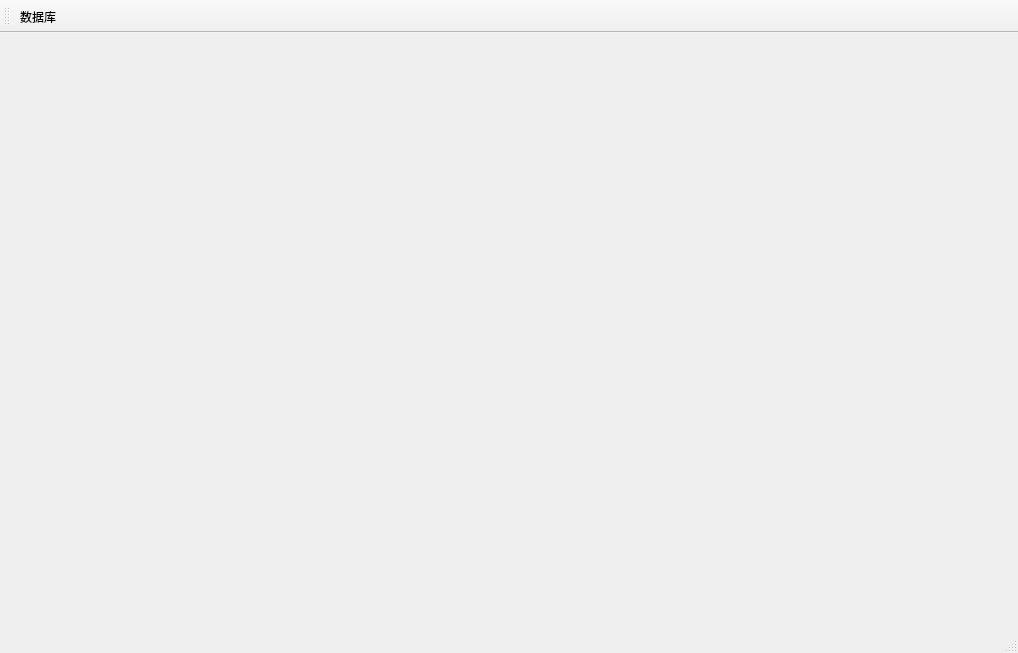
<?xml version="1.0" encoding="UTF-8"?>
<ui version="4.0">
 <class>MainWindow</class>
 <widget class="QMainWindow" name="MainWindow">
  <property name="geometry">
   <rect>
    <x>0</x>
    <y>0</y>
    <width>1018</width>
    <height>653</height>
   </rect>
  </property>
  <property name="windowTitle">
   <string>MainWindow</string>
  </property>
  <widget class="QWidget" name="centralWidget">
   <property name="styleSheet">
    <string notr="true"/>
   </property>
   <layout class="QHBoxLayout" name="horizontalLayout" stretch="0,3">
    <item>
     <layout class="QGridLayout" name="gridLayout_2" columnstretch="0"/>
    </item>
    <item>
     <layout class="QGridLayout" name="gridLayout">
      <item row="1" column="0">
       <spacer name="horizontalSpacer">
        <property name="orientation">
         <enum>Qt::Horizontal</enum>
        </property>
        <property name="sizeHint" stdset="0">
         <size>
          <width>40</width>
          <height>20</height>
         </size>
        </property>
       </spacer>
      </item>
     </layout>
    </item>
   </layout>
  </widget>
  <widget class="QMenuBar" name="menuBar">
   <property name="geometry">
    <rect>
     <x>0</x>
     <y>0</y>
     <width>1018</width>
     <height>17</height>
    </rect>
   </property>
  </widget>
  <widget class="QStatusBar" name="statusBar"/>
  <widget class="QToolBar" name="toolBar">
   <property name="windowTitle">
    <string>toolBar</string>
   </property>
   <property name="layoutDirection">
    <enum>Qt::LeftToRight</enum>
   </property>
   <property name="allowedAreas">
    <set>Qt::AllToolBarAreas</set>
   </property>
   <property name="toolButtonStyle">
    <enum>Qt::ToolButtonIconOnly</enum>
   </property>
   <attribute name="toolBarArea">
    <enum>TopToolBarArea</enum>
   </attribute>
   <attribute name="toolBarBreak">
    <bool>false</bool>
   </attribute>
   <addaction name="actionDB"/>
  </widget>
  <action name="actionDB">
   <property name="text">
    <string>数据库</string>
   </property>
  </action>
 </widget>
 <layoutdefault spacing="6" margin="11"/>
 <resources/>
 <connections/>
</ui>
